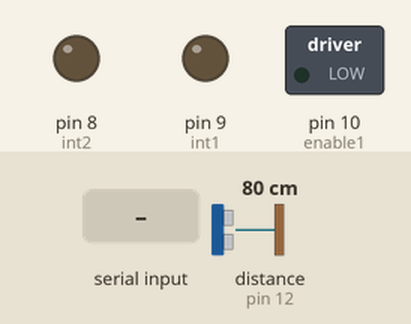
The sketch below on a simulated Arduino Uno, built with avr-gcc and run on an emulated ATmega328P. Parts: switched loads named in the sketch (green lamp = pin HIGH), output pins drawn as LEDs (lit = HIGH). Wiring (inferred from the names in the program): ultrasonic range finder: trigger pin 13; echo pin 12. The test bench sets the inputs (shaded band); at power-on: distance to the obstacle (sensor on pin 12) 80 cm. The echo pulse lasts 58.3 µs per cm; pins used as bus, display or sensor lines are not drawn; what the sketch prints to the serial monitor is not drawn.

Above: at 1.2 s.
1.3 s: "1\n" received over Serial
At 1.7 s:
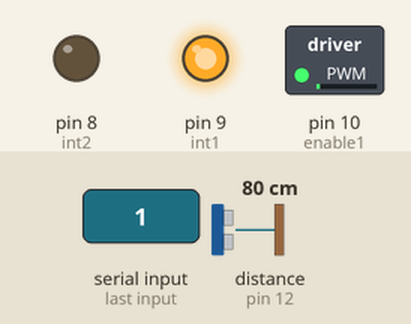
2.8 s: "0\n" received over Serial
At 3.9 s:
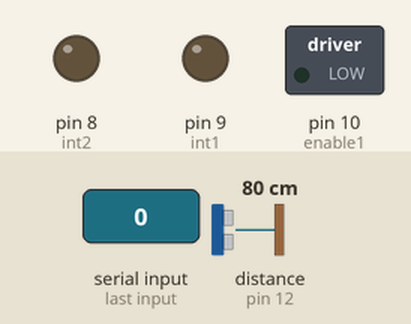
Timing chart, 0 to 5.8 s (numbered marks = the images above; inputs shaded):
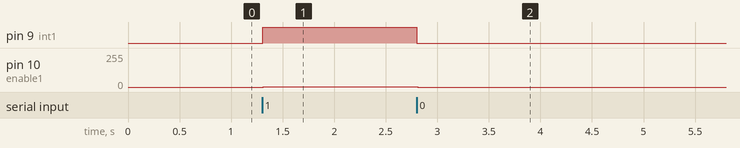

Measured:
- after the input at 1.3 s, pin 9 (int1): LOW → HIGH at once; pin 10 (enable1): 0/255 → 1/255 at once
- after the input at 2.8 s, pin 9 (int1): HIGH → LOW at once; pin 10 (enable1): 1/255 → 0/255 at once

The sketch:

RobotSeguidorArduino.ino
```cpp
//----------------Variables de señales de sensor HCRS04-----------------------------
int trigger = 13;
int echo = 12;

//----------------Variables de control del motor------------------------------
int enable1 = 10;
int int1 = 9;
int int2 = 8;
double pwm = 0;

//-----------------------------Datos a enviar a C#---------------------------------
int timeHCSR04 = 0;


void setup() {
  //--------------Estableciendo velocidad de transmición de datos--------------
  Serial.begin(9600);
  //--------------Declarando pines de entrada y salida-------------------------
  pinMode(echo, INPUT);
  pinMode(trigger, OUTPUT);
  pinMode(int1, OUTPUT);
  pinMode(int2, OUTPUT);
}

void loop()
{
  //-----------Leyendo datos del buffer de entrada del arduino-------------------
  if(Serial.available() > 0)
  {
    String dataArrive = Serial.readStringUntil('\n');
    pwm = dataArrive.toDouble();

    turn(pwm);
  }

  //-------Preparando señal de disparo para activar el sensor HC-SR04----------
  digitalWrite(trigger, LOW);
  delayMicroseconds(4);
  digitalWrite(trigger, HIGH);
  delayMicroseconds(10);
  digitalWrite(trigger, LOW);

  //---------Midiendo tiempo de ida y retorno de pulso ultrasónico-------------
  timeHCSR04 = pulseIn(echo, HIGH);

  //---------Mandando datos del arduino a C#----------------------------------
  SentDatas(timeHCSR04);

  //-----------Activando motor con pwm----------------------------------------
  Motor(pwm);
}

void turn(double pwm)
{
    if(pwm > 0)
    {
      digitalWrite(int1,HIGH);
      digitalWrite(int2,LOW);
    }

    else if(pwm == 0)
    {
      digitalWrite(int1,LOW);
      digitalWrite(int2,LOW);
    }
    else if(pwm <0)
    {
      digitalWrite(int1,LOW);
      digitalWrite(int2,HIGH);
    }
}


void SentDatas(int timer)
{
  String pack = String(timer);
  Serial.println(pack);
}

void Motor(double pwm)
{
  analogWrite(enable1, abs(pwm));
}
```
